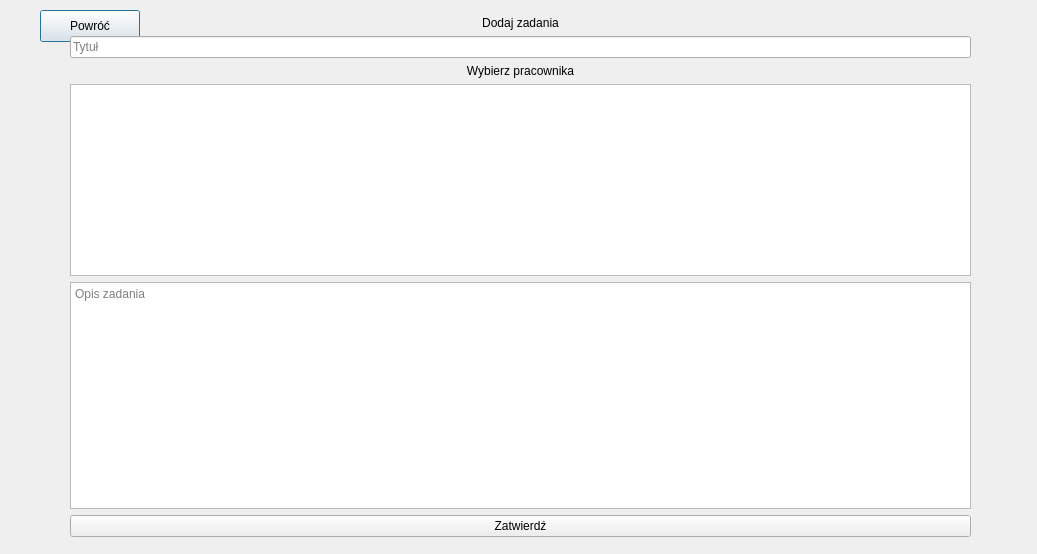
<?xml version="1.0" encoding="UTF-8"?>
<ui version="4.0">
 <class>AddTasks</class>
 <widget class="QDialog" name="AddTasks">
  <property name="geometry">
   <rect>
    <x>0</x>
    <y>0</y>
    <width>1037</width>
    <height>554</height>
   </rect>
  </property>
  <property name="windowTitle">
   <string>Dialog</string>
  </property>
  <widget class="QPushButton" name="pushButton_comeback">
   <property name="geometry">
    <rect>
     <x>40</x>
     <y>10</y>
     <width>100</width>
     <height>32</height>
    </rect>
   </property>
   <property name="text">
    <string>Powróć</string>
   </property>
  </widget>
  <widget class="QWidget" name="">
   <property name="geometry">
    <rect>
     <x>70</x>
     <y>16</y>
     <width>901</width>
     <height>521</height>
    </rect>
   </property>
   <layout class="QVBoxLayout" name="verticalLayout_2">
    <item>
     <widget class="QLabel" name="label">
      <property name="text">
       <string>Dodaj zadania</string>
      </property>
      <property name="alignment">
       <set>Qt::AlignCenter</set>
      </property>
     </widget>
    </item>
    <item>
     <layout class="QVBoxLayout" name="verticalLayout">
      <item>
       <widget class="QLineEdit" name="lineEdit_title">
        <property name="placeholderText">
         <string>Tytuł</string>
        </property>
       </widget>
      </item>
      <item>
       <widget class="QLabel" name="label_2">
        <property name="text">
         <string>Wybierz pracownika</string>
        </property>
        <property name="alignment">
         <set>Qt::AlignCenter</set>
        </property>
       </widget>
      </item>
      <item>
       <widget class="QListWidget" name="listWidget_employees"/>
      </item>
     </layout>
    </item>
    <item>
     <widget class="QTextEdit" name="textEdit_description">
      <property name="placeholderText">
       <string>Opis zadania</string>
      </property>
     </widget>
    </item>
    <item>
     <widget class="QPushButton" name="pushButton_confirm">
      <property name="text">
       <string>Zatwierdź</string>
      </property>
     </widget>
    </item>
   </layout>
  </widget>
 </widget>
 <resources/>
 <connections/>
</ui>
